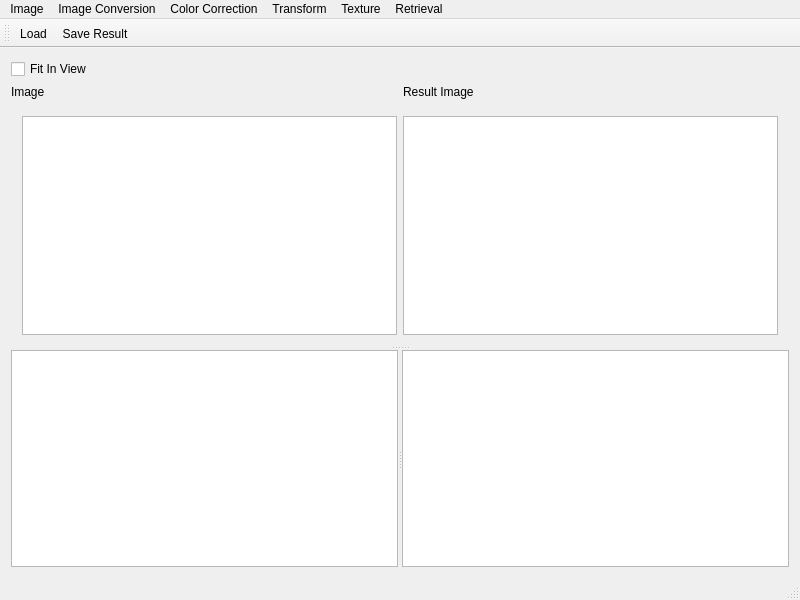
<?xml version="1.0" encoding="UTF-8"?>
<ui version="4.0">
 <class>MainWindow</class>
 <widget class="QMainWindow" name="MainWindow">
  <property name="geometry">
   <rect>
    <x>0</x>
    <y>0</y>
    <width>800</width>
    <height>600</height>
   </rect>
  </property>
  <widget class="QWidget" name="centralWidget">
   <layout class="QGridLayout" name="gridLayout">
    <item row="0" column="0">
     <widget class="QCheckBox" name="checkBox">
      <property name="layoutDirection">
       <enum>Qt::LeftToRight</enum>
      </property>
      <property name="text">
       <string>Fit In View</string>
      </property>
     </widget>
    </item>
    <item row="1" column="0">
     <widget class="QLabel" name="label">
      <property name="text">
       <string>Image</string>
      </property>
     </widget>
    </item>
    <item row="1" column="1">
     <widget class="QLabel" name="label_2">
      <property name="text">
       <string>Result Image</string>
      </property>
     </widget>
    </item>
    <item row="2" column="0" colspan="2">
     <widget class="QSplitter" name="splitter_2">
      <property name="orientation">
       <enum>Qt::Vertical</enum>
      </property>
      <widget class="QWidget" name="layoutWidget">
       <layout class="QHBoxLayout" name="horizontalLayout_2">
        <item>
         <widget class="QGraphicsView" name="graphicsView"/>
        </item>
        <item>
         <widget class="QGraphicsView" name="graphicsView_2"/>
        </item>
       </layout>
      </widget>
      <widget class="QSplitter" name="splitter">
       <property name="orientation">
        <enum>Qt::Horizontal</enum>
       </property>
       <widget class="QGraphicsView" name="graphicsView_3">
        <property name="sizePolicy">
         <sizepolicy hsizetype="Preferred" vsizetype="Preferred">
          <horstretch>0</horstretch>
          <verstretch>0</verstretch>
         </sizepolicy>
        </property>
        <property name="minimumSize">
         <size>
          <width>0</width>
          <height>150</height>
         </size>
        </property>
        <property name="verticalScrollBarPolicy">
         <enum>Qt::ScrollBarAlwaysOff</enum>
        </property>
        <property name="horizontalScrollBarPolicy">
         <enum>Qt::ScrollBarAlwaysOff</enum>
        </property>
        <property name="resizeAnchor">
         <enum>QGraphicsView::NoAnchor</enum>
        </property>
       </widget>
       <widget class="QGraphicsView" name="graphicsView_4">
        <property name="sizePolicy">
         <sizepolicy hsizetype="Preferred" vsizetype="Preferred">
          <horstretch>0</horstretch>
          <verstretch>0</verstretch>
         </sizepolicy>
        </property>
        <property name="minimumSize">
         <size>
          <width>0</width>
          <height>150</height>
         </size>
        </property>
        <property name="verticalScrollBarPolicy">
         <enum>Qt::ScrollBarAlwaysOff</enum>
        </property>
        <property name="horizontalScrollBarPolicy">
         <enum>Qt::ScrollBarAlwaysOff</enum>
        </property>
        <property name="resizeAnchor">
         <enum>QGraphicsView::NoAnchor</enum>
        </property>
       </widget>
      </widget>
     </widget>
    </item>
   </layout>
  </widget>
  <widget class="QMenuBar" name="menuBar">
   <property name="geometry">
    <rect>
     <x>0</x>
     <y>0</y>
     <width>800</width>
     <height>20</height>
    </rect>
   </property>
   <widget class="QMenu" name="menuImage">
    <property name="title">
     <string>Image</string>
    </property>
    <addaction name="actionLoad"/>
    <addaction name="actionSave"/>
   </widget>
   <widget class="QMenu" name="menuImage_Conversion">
    <property name="title">
     <string>Image Conversion</string>
    </property>
    <addaction name="actionGrayscale"/>
    <addaction name="actionBinarization_manual"/>
    <addaction name="actionOtsu_global"/>
    <addaction name="actionOtsu_local"/>
    <addaction name="actionBrightness_gradient"/>
    <addaction name="actionBrightness_quantization"/>
   </widget>
   <widget class="QMenu" name="menuColor_correction">
    <property name="title">
     <string>Color Correction</string>
    </property>
    <widget class="QMenu" name="menuConversion_function">
     <property name="title">
      <string>Conversion function</string>
     </property>
     <addaction name="actionLinear"/>
     <addaction name="actionGamma_correction"/>
     <addaction name="actionLg"/>
     <addaction name="actionPiecewise_linear"/>
    </widget>
    <addaction name="actionBase_color_correction"/>
    <addaction name="actionGray_world"/>
    <addaction name="menuConversion_function"/>
    <addaction name="actionBrightness_normalization"/>
    <addaction name="actionHistogram_equalization"/>
   </widget>
   <widget class="QMenu" name="menuTransform">
    <property name="title">
     <string>Transform</string>
    </property>
    <addaction name="actionZoom"/>
   </widget>
   <widget class="QMenu" name="menuTexture">
    <property name="title">
     <string>Texture</string>
    </property>
    <addaction name="actionBinary_partition"/>
    <addaction name="actionEdge"/>
   </widget>
   <widget class="QMenu" name="menuRetrieval">
    <property name="title">
     <string>Retrieval</string>
    </property>
    <addaction name="actionColor_histogram"/>
    <addaction name="actionShape_histogram_distance"/>
   </widget>
   <addaction name="menuImage"/>
   <addaction name="menuImage_Conversion"/>
   <addaction name="menuColor_correction"/>
   <addaction name="menuTransform"/>
   <addaction name="menuTexture"/>
   <addaction name="menuRetrieval"/>
  </widget>
  <widget class="QToolBar" name="mainToolBar">
   <attribute name="toolBarArea">
    <enum>TopToolBarArea</enum>
   </attribute>
   <attribute name="toolBarBreak">
    <bool>false</bool>
   </attribute>
   <addaction name="actionLoad"/>
   <addaction name="actionSave"/>
  </widget>
  <widget class="QStatusBar" name="statusBar"/>
  <action name="actionLoad">
   <property name="icon">
    <iconset resource="resources.qrc">
     <normaloff>:/icons/document-open.svg</normaloff>:/icons/document-open.svg</iconset>
   </property>
   <property name="text">
    <string>Load</string>
   </property>
  </action>
  <action name="actionGrayscale">
   <property name="text">
    <string>Grayscale</string>
   </property>
  </action>
  <action name="actionBinarization_manual">
   <property name="text">
    <string>Binarization (manual)</string>
   </property>
  </action>
  <action name="actionOtsu_global">
   <property name="text">
    <string>Otsu (global)</string>
   </property>
  </action>
  <action name="actionSave">
   <property name="icon">
    <iconset resource="resources.qrc">
     <normaloff>:/icons/document-save-as.svg</normaloff>:/icons/document-save-as.svg</iconset>
   </property>
   <property name="text">
    <string>Save Result</string>
   </property>
  </action>
  <action name="actionBrightness_gradient">
   <property name="text">
    <string>Brightness gradient</string>
   </property>
  </action>
  <action name="actionOtsu_local">
   <property name="text">
    <string>Otsu (local)</string>
   </property>
  </action>
  <action name="actionBrightness_quantization">
   <property name="text">
    <string>Brightness quantization</string>
   </property>
  </action>
  <action name="actionBase_color_correction">
   <property name="text">
    <string>Base color correction</string>
   </property>
  </action>
  <action name="actionGray_world">
   <property name="text">
    <string>Gray world</string>
   </property>
  </action>
  <action name="actionLinear">
   <property name="text">
    <string>Linear</string>
   </property>
  </action>
  <action name="actionGamma_correction">
   <property name="text">
    <string>Gamma correction</string>
   </property>
  </action>
  <action name="actionBrightness_normalization">
   <property name="text">
    <string>Brightness normalization</string>
   </property>
  </action>
  <action name="actionHistogram_equalization">
   <property name="text">
    <string>Histogram equalization</string>
   </property>
  </action>
  <action name="actionLg">
   <property name="text">
    <string>Lg</string>
   </property>
  </action>
  <action name="actionPiecewise_linear">
   <property name="text">
    <string>Piecewise linear</string>
   </property>
  </action>
  <action name="actionZoom">
   <property name="text">
    <string>Zoom</string>
   </property>
  </action>
  <action name="actionBinary_partition">
   <property name="text">
    <string>Binary partition</string>
   </property>
  </action>
  <action name="actionEdge">
   <property name="text">
    <string>Edge</string>
   </property>
  </action>
  <action name="actionColor_histogram">
   <property name="text">
    <string>Color histogram</string>
   </property>
  </action>
  <action name="actionShape_histogram_distance">
   <property name="text">
    <string>Shape histogram (distance)</string>
   </property>
  </action>
 </widget>
 <layoutdefault spacing="6" margin="11"/>
 <resources>
  <include location="resources.qrc"/>
 </resources>
 <connections/>
</ui>
